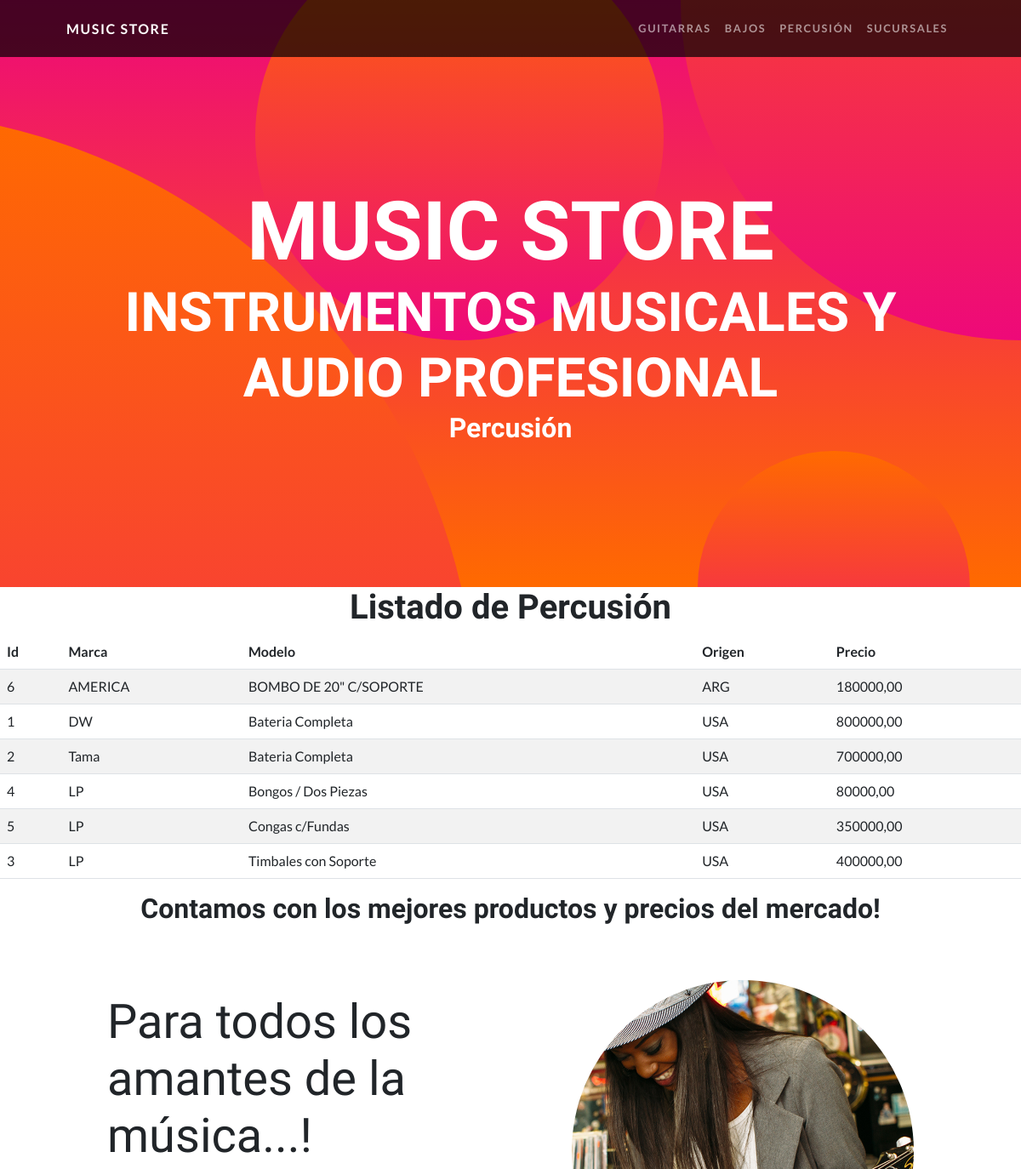
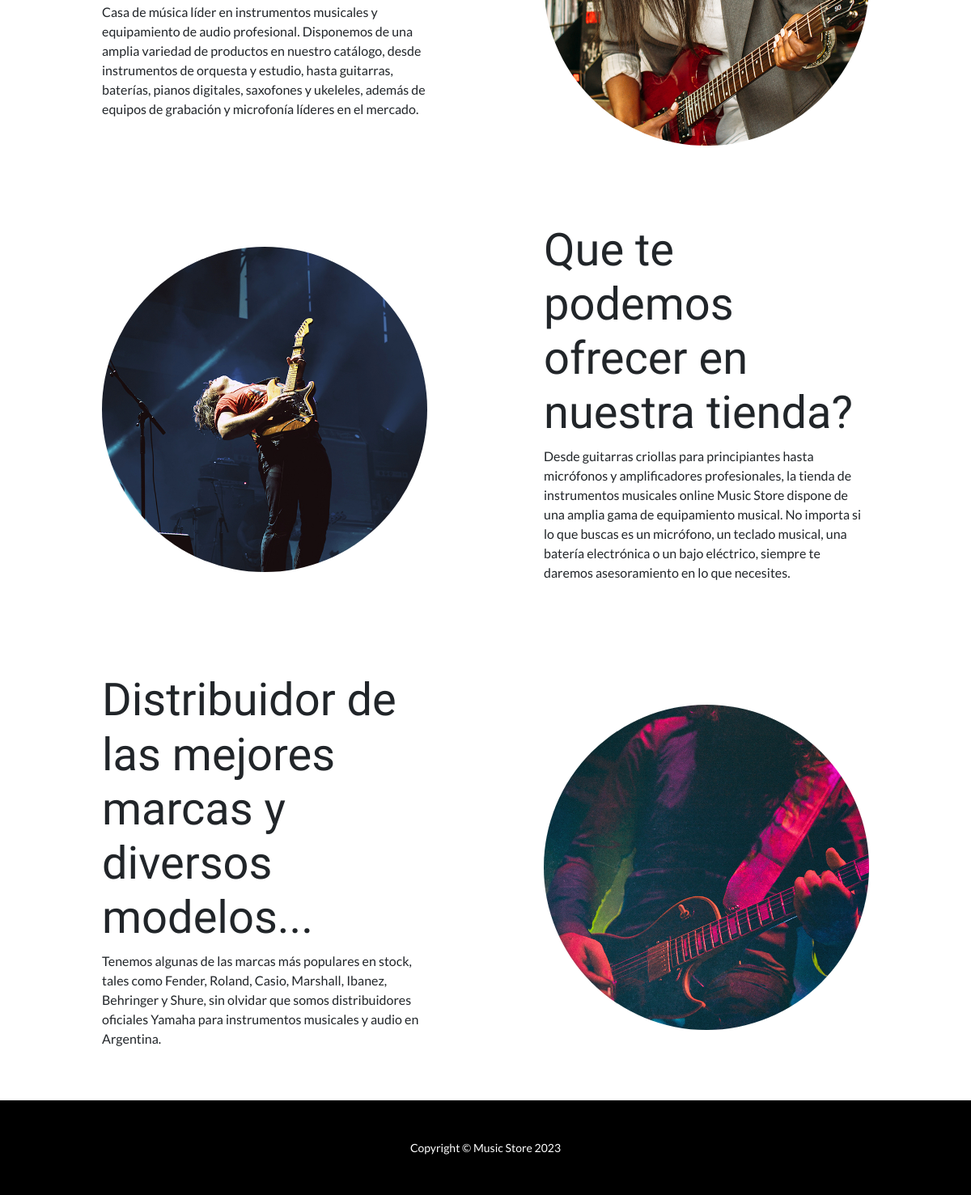
Screenshot of /percusion/ with the database file from the repository (2 pictures, top to bottom).
### mainapp/models.py (models this page shows, shortened)
class Percusion(models.Model):
    marca = models.CharField(max_length=50)
    modelo = models.CharField(max_length=50)
    origen = models.CharField(max_length=50)
    precio = models.DecimalField(max_digits=10, decimal_places=2)
    class Meta:
        verbose_name = "Percusion"
        verbose_name_plural = "Percusiones"
        ordering =['modelo']

### mainapp/views.py (the view)
# urls.py: path('percusion/', percusion, name='percusion' ),
def percusion(request):
    contexto = {'percusion': Percusion.objects.all(), 'titulo':'Listado de Percusión' }
    return render(request, 'mainapp/percusion.html', contexto)

### mainapp/templates/mainapp/percusion.html
{% extends 'mainapp/base.html' %}
{% load static %}
{%block titulo %}
    Percusión
{%endblock titulo %}
{%block estructura %}
<h1 style="text-align:center;"> {{titulo}}</h1>
<table class="table table-striped">
    <thead>
        <tr>
            <th>Id</th>
            <th>Marca</th>
            <th>Modelo</th>
            <th>Origen</th>
            <th>Precio</th>
        </tr>
    </thead>
    <tbody>
{% for c in percusion  %}
        <tr>
            <td>{{ c.id }}</td>
            <td>{{ c.marca }}</td>
            <td>{{ c.modelo }}</td>
            <td>{{ c.origen }}</td>
            <td>{{ c.precio }}</td>
        </tr>
{% endfor %}
    </tbody>
</table>
{%endblock estructura %}

### rows the page displays
Percusion: id "6", marca "AMERICA", modelo "BOMBO DE 20\" C/SOPORTE", origen "ARG", precio "180000,00"
Percusion: id "1", marca "DW", modelo "Bateria Completa", origen "USA", precio "800000,00"
Percusion: id "2", marca "Tama", modelo "Bateria Completa", origen "USA", precio "700000,00"
Percusion: id "4", marca "LP", modelo "Bongos / Dos Piezas", origen "USA", precio "80000,00"
Percusion: id "5", marca "LP", modelo "Congas c/Fundas", origen "USA", precio "350000,00"
Percusion: id "3", marca "LP", modelo "Timbales con Soporte", origen "USA", precio "400000,00"

### other values shown
{{ titulo }} "Listado de Percusión"
